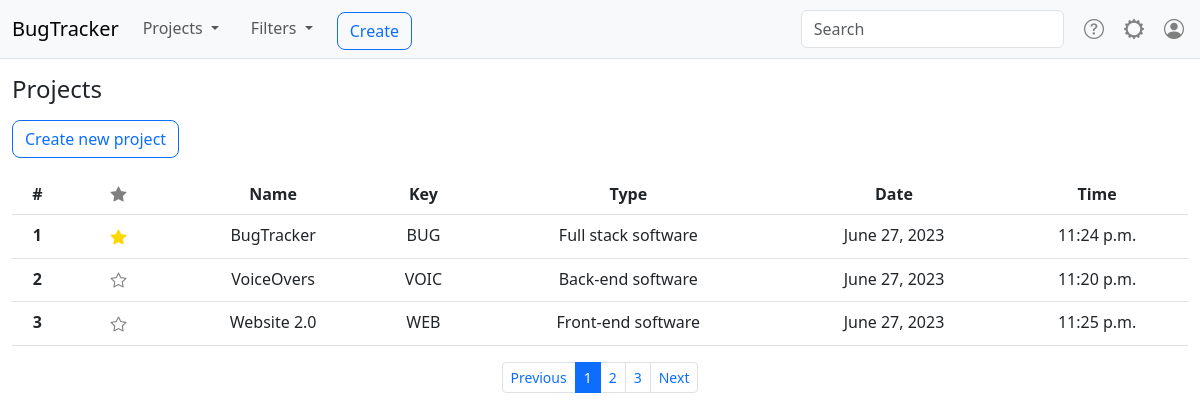
The page / on the database its author committed.
### bugtracker/models.py (models this page shows, shortened)
class Project(models.Model):
    name = models.CharField(max_length=255, unique=True)
    description = models.CharField(max_length=255, default='')
    key = models.CharField(max_length=10, default=name, unique=True)
    type = models.ForeignKey(Project_type, on_delete=models.PROTECT)
    starred = models.BooleanField(verbose_name="favorite project", default=False)
    created = models.DateTimeField(timezone.now())

class Project_type(models.Model):
    name = models.CharField(max_length=255, unique=True)
    description = models.CharField(max_length=255, default='')
    def __str__(self):
        return self.name

### bugtracker/views.py (the view)
# urls.py: path("", views.projects, name="projects"),
def projects(request):
    context = {'projects_list': projects_list,
               'project_types_list': project_types_list,
               'user_id': user.id,
               'issue_types_list': issue_types_list,
               'issue_priority_list': issue_priority_list,
               }
    return render(request, "projects.html", context)

### templates/projects.html (shortened to what this page needs)
{% load static %}
<!DOCTYPE html>
<html lang="en">
<head>
	<link href="https://cdn.jsdelivr.net/npm/bootstrap@5.3.0/dist/css/bootstrap.min.css" rel="stylesheet">
	<link rel="stylesheet" href="https://cdn.jsdelivr.net/npm/bootstrap-icons@1.10.5/font/bootstrap-icons.css">
	<link rel="stylesheet" href="{% static 'style.css' %}">
</head>
<body>
	<nav class="navbar navbar-expand-lg bg-body-tertiary border-bottom">
		<div class="container-fluid">
			<a class="navbar-brand" href="{% url 'projects' %}">BugTracker</a>
			<div class="collapse navbar-collapse" id="navbarText">
				<ul class="navbar-nav nav-underline me-auto mb-lg-0">
					<li class="nav-item dropdown">
						<a class="nav-link dropdown-toggle" href="#" role="button" data-bs-toggle="dropdown"
							aria-expanded="false">
							Projects
						</a>
					</li>
					<li class="nav-item dropdown">
						<a class="nav-link dropdown-toggle" href="#" role="button" data-bs-toggle="dropdown"
							aria-expanded="false">
							Filters
						</a>
					</li>
					<ul class="navbar-nav me-auto mt-1 mb-4 mb-lg-0">
						<li class="nav-item">
							<button type="button" class="btn btn-outline-primary rounded-3" data-bs-toggle="modal"
								data-bs-target="#staticBackdropIssue">
								Create
							</button>
						</li>
					</ul>
				</ul>
				<form class="col-12 col-lg-3 me-3" role="search">
					<input type="search" class="form-control" placeholder="Search" aria-label="Search">
				</form>
				<div class="d-flex justify-content-center">
					<ul class="navbar-expand p-0 mb-0 mb-lg-0">
						<ul class="navbar-nav">
							<li class="nav-item dropdown  m-1 me-3">
								<a href="#" role="button" data-bs-toggle="dropdown" data-bs-toggle="tooltip"
									data-bs-placement="bottom" title="Help" aria-expanded="false">
									<i class="bi bi-question-circle" style="font-size: 20px;color: grey;"></i>
								</a>
							</li>
							<li class="nav-item dropdown m-1 me-3">
								<a href="#" role="button" data-bs-toggle="dropdown" data-bs-toggle="tooltip"
									data-bs-placement="bottom" title="Settings" aria-expanded="false">
									<i class="bi bi-gear-wide" style="font-size: 20px;color: grey;"></i>
								</a>
							</li>
							<li class="nav-item dropdown m-1">
								<a href="#" role="button" data-bs-toggle="dropdown" data-bs-toggle="tooltip"
									data-bs-placement="bottom" title="User" aria-expanded="false">
									<i class="bi bi-person-circle" style="font-size: 20px;color: grey;"></i>
								</a>
							</li>
						</ul>
					</ul>
				</div>
			</div>
		</div>
	</nav>
	<div class="container-fluid">
		<div>
			<div class="ms-auto mt-3">
				<h4>Projects</h4>
			</div>
			<button type="button" class="btn btn-outline-primary rounded-3 mt-2" data-bs-toggle="modal"
				data-bs-target="#staticBackdropProject">
				Create new project
			</button>
			<div class="table-responsive mt-3 text-center w-auto">
				<table class="table">
					<thead>
						<tr>
							<th scope="col">#</th>
							<th><i class="bi bi-star-fill" style="font-size: 16px; color:grey"></i></th>
							<th scope="col">Name</th>
							<th scope="col">Key</th>
							<th scope="col">Type</th>
							<th scope="col">Date</th>
							<th scope="col">Time</th>
						</tr>
					</thead>
					<tbody>
						{% for project in projects_list %}
						<tr>
							<th scope="row">{{ forloop.counter }}</th>
							{% if project.starred %}
								<td><button type="button" class="btn star-table">
									<i class="fs-6 bi bi-star-fill" style="color: gold;"></i></button>
								</td>
							{% else %}
								<td><button type="button" class="btn star-table">
										<i class="fs-6 bi bi-star" style="color:grey;"></i>
									</button>
								</td>
							{% endif %}
							<td><a class="link-offset-2 link-dark link-offset-3-hover link-underline
                                link-underline-opacity-0 link-underline-opacity-75-hover"
									href="{% url 'boards' project.id %}">{{ project.name }}</a></td>
							<td>{{ project.key }}</td>
							<td>{{ project.type }}</td>
							<td>{{ project.created.date }}</td>
							<td>{{ project.created.time }}</td>
						</tr>
						{% endfor %}
					</tbody>
				</table>
			</div>
			<nav aria-label="Page navigation">
				<ul class="pagination pagination-sm justify-content-center">
					<li class="page-item"><a class="page-link">Previous</a></li>
					<li class="page-item active"><a class="page-link" href="#">1</a></li>
					<li class="page-item"><a class="page-link" href="#">2</a></li>
					<li class="page-item"><a class="page-link" href="#">3</a></li>
					<li class="page-item"><a class="page-link" href="#">Next</a></li>
				</ul>
			</nav>
		</div>
	</div>
</body>
</html>

### static/style.css (style rules this page uses)
.star-table { padding-top: 0px; padding-bottom: 0px; }

### rows shown on the page
Project: starred True (drawn), name "BugTracker", key "BUG", type "Full stack software", created "June 27, 2023", created.time "11:24 p.m."
Project: starred False (drawn), name "VoiceOvers", key "VOIC", type "Back-end software", created "June 27, 2023", created.time "11:20 p.m."
Project: starred False (drawn), name "Website 2.0", key "WEB", type "Front-end software", created "June 27, 2023", created.time "11:25 p.m."
